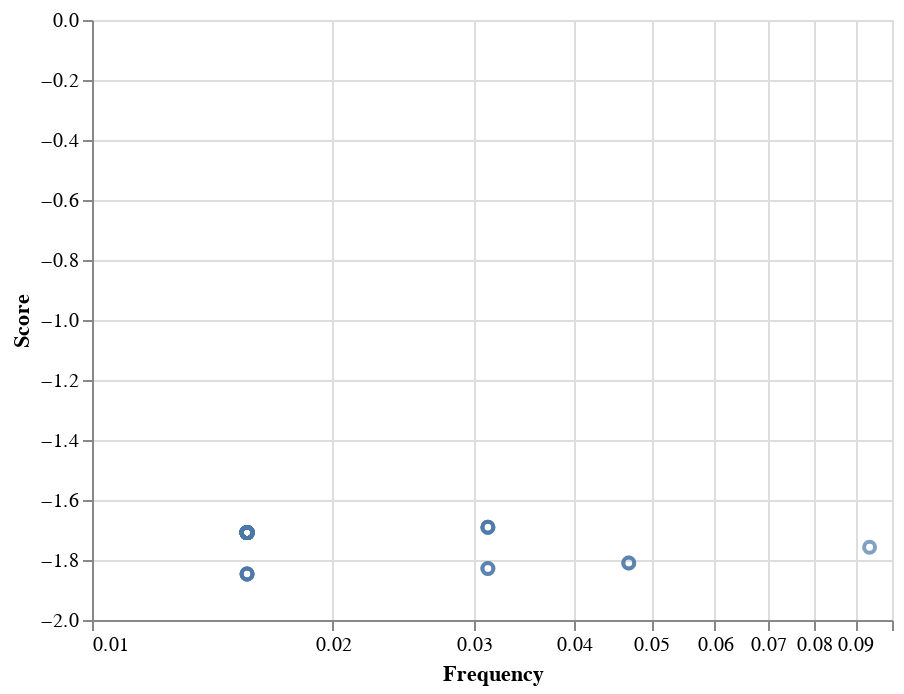

This figure's notebook cell:
### Code cell
text_data.multi_corpus.display_difference_graph(corpus_1, corpus_2, text_data.multi_corpus.log_odds_ratio)

### Figure 1 — Vega-Lite specification as saved in the notebook (floating-point values rounded to 4 significant figures)
{"config": {"view": {"continuousWidth": 400, "continuousHeight": 300}}, "data": {"values": [{"Score": -1.847, "Frequency": 0.01562, "Word": "am"}, {"Score": -1.847, "Frequency": 0.01562, "Word": "sucks"}, {"Score": -1.847, "Frequency": 0.01562, "Word": "this"}, {"Score": -1.847, "Frequency": 0.01562, "Word": "wonderful"}, {"Score": -1.828, "Frequency": 0.03125, "Word": "i"}, {"Score": -1.828, "Frequency": 0.03125, "Word": "what"}, {"Score": -1.81, "Frequency": 0.04688, "Word": "my"}, {"Score": -1.81, "Frequency": 0.04688, "Word": "phone"}, {"Score": -1.758, "Frequency": 0.09375, "Word": "is"}, {"Score": -1.709, "Frequency": 0.01562, "Word": "age"}, {"Score": -1.709, "Frequency": 0.01562, "Word": "an"}, {"Score": -1.709, "Frequency": 0.01562, "Word": "apple"}, {"Score": -1.709, "Frequency": 0.01562, "Word": "are"}, {"Score": -1.709, "Frequency": 0.01562, "Word": "away"}, {"Score": -1.709, "Frequency": 0.01562, "Word": "better"}, {"Score": -1.709, "Frequency": 0.01562, "Word": "cellphone"}, {"Score": -1.709, "Frequency": 0.01562, "Word": "day"}, {"Score": -1.709, "Frequency": 0.01562, "Word": "doctors"}, {"Score": -1.709, "Frequency": 0.01562, "Word": "eating"}, {"Score": -1.709, "Frequency": 0.01562, "Word": "global"}, {"Score": -1.709, "Frequency": 0.01562, "Word": "good"}, {"Score": -1.709, "Frequency": 0.01562, "Word": "great"}, {"Score": -1.709, "Frequency": 0.01562, "Word": "have"}, {"Score": -1.709, "Frequency": 0.01562, "Word": "healthy"}, {"Score": -1.709, "Frequency": 0.01562, "Word": "hit"}, {"Score": -1.709, "Frequency": 0.01562, "Word": "how"}, {"Score": -1.709, "Frequency": 0.01562, "Word": "hurricanes"}, {"Score": -1.709, "Frequency": 0.01562, "Word": "it"}, {"Score": -1.709, "Frequency": 0.01562, "Word": "keeps"}, {"Score": -1.709, "Frequency": 0.01562, "Word": "keto"}, {"Score": -1.709, "Frequency": 0.01562, "Word": "like"}, {"Score": -1.709, "Frequency": 0.01562, "Word": "looks"}, {"Score": -1.709, "Frequency": 0.01562, "Word": "lot"}, {"Score": -1.709, "Frequency": 0.01562, "Word": "not"}, {"Score": -1.709, "Frequency": 0.01562, "Word": "of"}, {"Score": -1.709, "Frequency": 0.01562, "Word": "old"}, {"Score": -1.709, "Frequency": 0.01562, "Word": "paleo"}, {"Score": -1.709, "Frequency": 0.01562, "Word": "real"}, {"Score": -1.709, "Frequency": 0.01562, "Word": "recently"}, {"Score": -1.709, "Frequency": 0.01562, "Word": "snow"}, {"Score": -1.709, "Frequency": 0.01562, "Word": "strawberries"}, {"Score": -1.709, "Frequency": 0.01562, "Word": "than"}, {"Score": -1.709, "Frequency": 0.01562, "Word": "tomorrow"}, {"Score": -1.709, "Frequency": 0.01562, "Word": "us"}, {"Score": -1.709, "Frequency": 0.01562, "Word": "warming"}, {"Score": -1.709, "Frequency": 0.01562, "Word": "will"}, {"Score": -1.709, "Frequency": 0.01562, "Word": "you"}, {"Score": -1.691, "Frequency": 0.03125, "Word": "a"}, {"Score": -1.691, "Frequency": 0.03125, "Word": "the"}, {"Score": -1.691, "Frequency": 0.03125, "Word": "your"}]}, "mark": "point", "encoding": {"tooltip": [{"type": "nominal", "field": "Word"}, {"type": "quantitative", "field": "Frequency"}, {"type": "quantitative", "field": "Score"}], "x": {"type": "quantitative", "field": "Frequency", "scale": {"base": 10, "type": "log"}}, "y": {"type": "quantitative", "field": "Score"}}, "$schema": "https://vega.github.io/schema/vega-lite/v4.8.1.json"}
